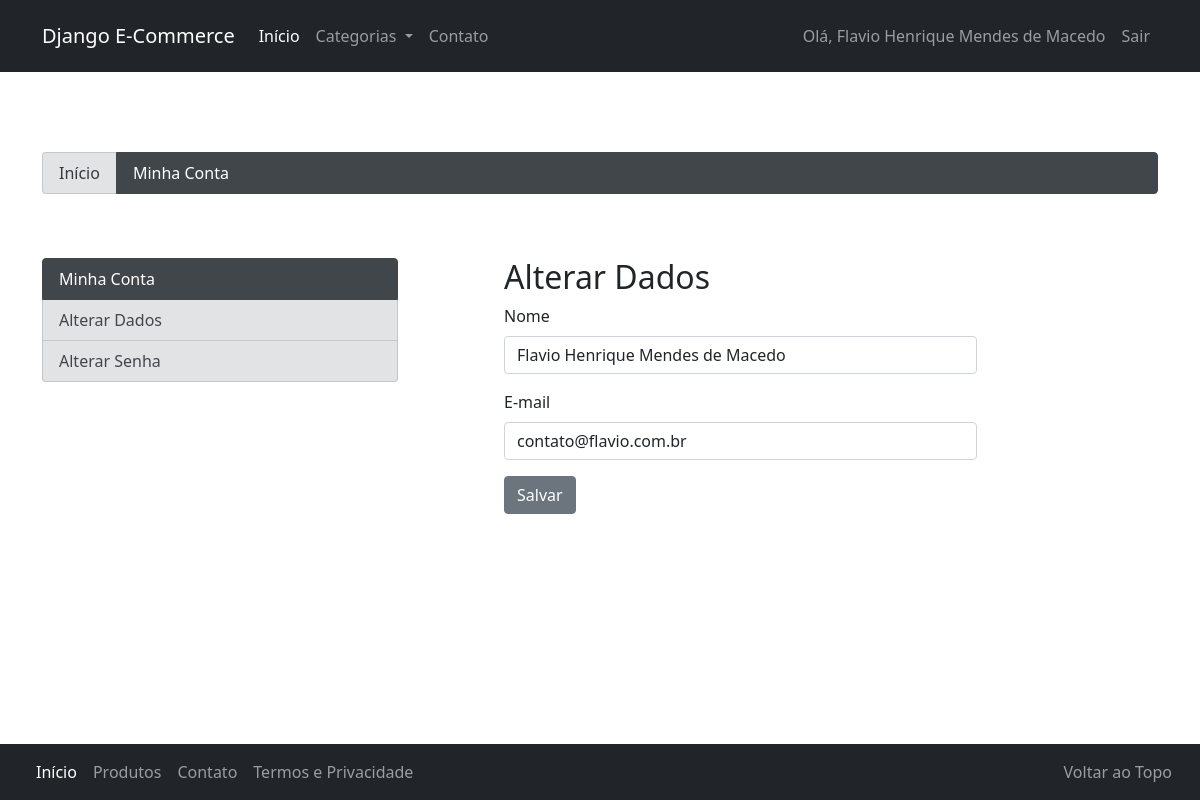
The app's page /conta/alterar-dados/ (signed in), older data.
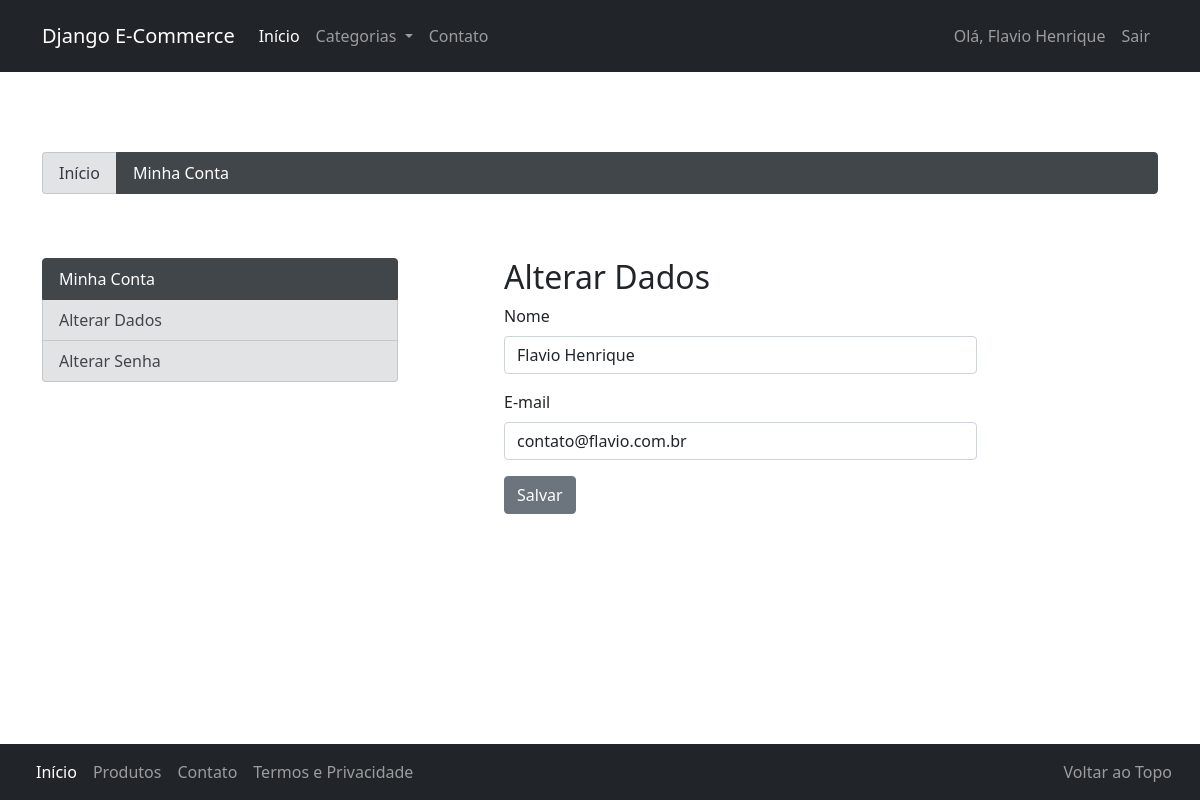
The same page, newer data.
### accounts/models.py (models this page shows, shortened)
class User(AbstractBaseUser, PermissionsMixin):
    username = models.CharField(
        'Apelido / Usuário', max_length=30, unique=True, validators=[
            validators.RegexValidator(
                re.compile('^[\w.@+-]+$'),
                'Informe um nome de usuário válido. '
                'Este valor deve conter apenas letras, números '
                'e os caracteres: @/./+/-/_ .'
                , 'invalid'
            )
        ], help_text='Um nome curto que será usado para identificá-lo de forma única na plataforma'
    )
    name = models.CharField('Nome', max_length=100, blank=True)
    email = models.EmailField('E-mail', unique=True)
    is_staff = models.BooleanField('Equipe', default=False)
    is_active = models.BooleanField('Ativo', default=True)
    date_joined = models.DateTimeField('Data de Entrada', auto_now_add=True)
    USERNAME_FIELD = 'username'
    REQUIRED_FIELDS = ['email']
    objects = UserManager()
    class Meta:
        verbose_name = 'Usuário'
        verbose_name_plural = 'Usuários'
    def __str__(self):
        return self.name or self.username

### accounts/views.py (the view)
class UpdateUserView(LoginRequiredMixin, UpdateView):
    model = User
    template_name = 'accounts/update_user.html'
    fields = ['name', 'email']
    success_url = reverse_lazy('accounts:index')
    def get_object(self):
        return self.request.user

### catalog/context_processors.py (called while the page is built)
def categories(request):
    return {
        'categories': Category.objects.all()
    }

### accounts/templates/accounts/update_user.html (shortened to what this page needs)
{% extends "accounts/index.html" %}
{% load widget_tweaks %}
{% block accounts_container %}
    <div class="container">
        <h2>Alterar Dados</h2>
        <form class="form-horizontal" action="" method="post">
            <fieldset>
                {% for field in form %}
                <div class="form-group{% if field.errors %} has-error{% endif %} mb-3">
                  <label for="{{ field.auto_id }}" class="col-md-3 form-label">{{ field.label }}</label>
                  <div class="col-md-9">
                    {% render_field field class='form-control mb-3' %}
                  </div>
                </div>
                {% endfor %}
                <div class="form-group mb-3">
                  <div class="col-md-9 col-md-offset-3">
                    <button type="submit" class="btn btn-secondary">Salvar</button>
                  </div>
                </div>
            </fieldset>
        </form>
    </div>
{% endblock accounts_container %}

### core/templates/base.html (shortened to what this page needs)
{% load static %}
<!DOCTYPE html>
<html lang="en">
<head>
    <link rel="stylesheet" href="{% static 'bootstrap/css/bootstrap.min.css' %}">
    <link rel="stylesheet" href="{% static 'assets/extra.css' %}">
</head>
<body>
    <nav class="navbar navbar-expand-lg navbar-dark bg-dark">
        <div class="container">
            <div class="navbar-header">
                <a href="" class="navbar-brand">Django E-Commerce</a>
            </div>
            <div class="collapse navbar-collapse" id="navbarNavDropdown">
                <ul class="nav navbar-nav me-auto mb-2 mb-lg-0">
                    <li class="nav-item">
                        <a class="nav-link active" aria-current="page" href="{% url 'index' %}">
                            Início
                        </a>
                    </li>
                    <li class="nav-item dropdown">
                        <a class="nav-link dropdown-toggle" href="{% url 'catalog:product_list' %}"
                        id="navbarDropdownMenuLink"
                        role="button" data-bs-toggle="dropdown" aria-expanded="false">
                            Categorias
                        </a>
                    </li>
                    <li class="nav-item">
                        <a class="nav-link" href="{% url 'contact' %}">Contato</a>
                    </li>
                </ul>
                <span class="navbar-text">
                    <ul class="nav navbar-nav">
                        <li class="nav-item">
                            <a class="nav-link" href="#">Olá, {{ user }}</a>
                        </li>
                        {% if user.is_authenticated %}
                            <li class="nav-item">
                                <a href="{% url 'logout' %}" class="nav-link">Sair</a>
                            </li>
                        {% endif %}
                    </ul>
                </span>
            </div>
        </div>
    </nav>
    <div class="container py-5 margin-top">
        {% block container %}
        {% endblock container %}
    </div>
    {% block footer %}
        <nav class="navbar fixed-bottom navbar-expand-sm navbar-dark bg-dark">
            <div class="container-fluid">
                <div class="collapse navbar-collapse" id="navbarCollapse">
                    <ul class="navbar-nav">
                        <li class="nav-item">
                            <a class="nav-link active" aria-current="page" href="#">Início</a>
                        </li>
                        <li class="nav-item">
                            <a class="nav-link" href="#">Produtos</a>
                        </li>
                        <li class="nav-item">
                            <a class="nav-link" href="#">Contato</a>
                        </li>
                        <li class="nav-item">
                            <a class="nav-link" href="#">Termos e Privacidade</a>
                        </li>
                        <ul class="navbar-nav" style="position: absolute; right: 20px;">
                            <li class="nav-item">
                                <a class="nav-link" href="#">Voltar ao Topo</a>
                            </li>
                        </ul>
                    </ul>
                </div>
            </div>
        </nav>
    {% endblock footer %}
</body>
</html>

Row changes from the older to the newer data that the page shows:
changed User "contato@flavio.com.br": name "Flavio Henrique Mendes de Macedo" → "Flavio Henrique"
